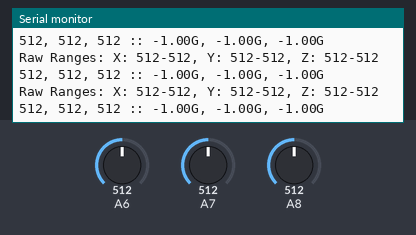
A sketch run on a simulated Arduino Mega 2560, built with avr-gcc and run on an emulated ATmega2560. On the bench: the last lines printed to the serial monitor. The inputs (shaded band) are chosen by the test bench; at power-on: A6 = 512, A8 = 512, A7 = 512.

Above: at 1.2 s.
1.3 s: A6 set to 982
At 1.95 s:
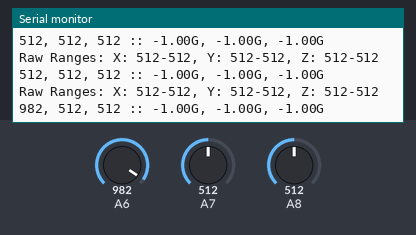
4.3 s: A6 set to 1014
At 4.61 s:
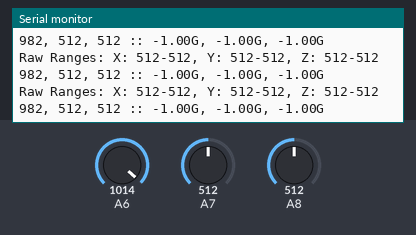
8.8 s: A8 set to 104
At 8.87 s:
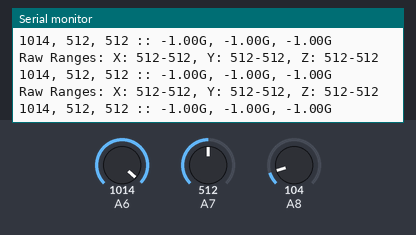
11.8 s: A8 set to 91
At 12.06 s:
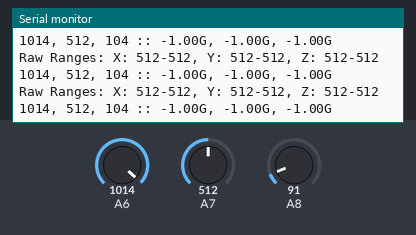
Timing chart, 0 to 14.3 s (numbered marks = the images above; inputs shaded):
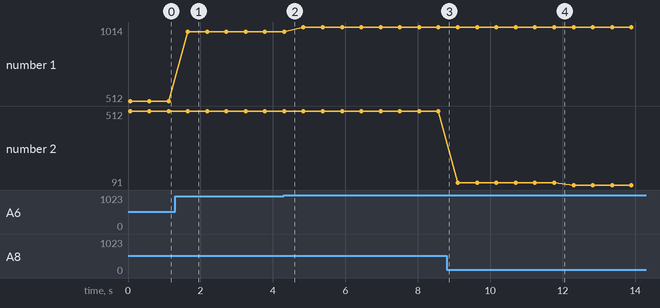

The sketch:

accelerometer-calibrate.ino
```cpp
const int xInput = A6;
const int yInput = A7;
const int zInput = A8;
const int buttonPin = 1;

// Raw Ranges:
// initialize to mid-range and allow calibration to
// find the minimum and maximum for each axis
int xRawMin = 512;
int xRawMax = 512;

int yRawMin = 512;
int yRawMax = 512;

int zRawMin = 512;
int zRawMax = 512;

// Take multiple samples to reduce noise
const int sampleSize = 10;

void setup()
{
  //analogReference(AR_EXTERNAL);
  Serial.begin(9600);
}

void loop()
{
  int xRaw = ReadAxis(xInput);
  int yRaw = ReadAxis(yInput);
  int zRaw = ReadAxis(zInput);
  int input = Serial.read();

  switch(input) {
    case 'x':
      AutoCalibrate(xRaw, yRaw, zRaw);
      break;
    case 'y':
      AutoCalibrate(xRaw, yRaw, zRaw);
      break;
    case 'z':
      AutoCalibrate(xRaw, yRaw, zRaw);
      break;
    default:

    break;
  }
  Serial.print("Raw Ranges: X: ");
  Serial.print(xRawMin);
  Serial.print("-");
  Serial.print(xRawMax);

  Serial.print(", Y: ");
  Serial.print(yRawMin);
  Serial.print("-");
  Serial.print(yRawMax);

  Serial.print(", Z: ");
  Serial.print(zRawMin);
  Serial.print("-");
  Serial.print(zRawMax);
  Serial.println();
  Serial.print(xRaw);
  Serial.print(", ");
  Serial.print(yRaw);
  Serial.print(", ");
  Serial.print(zRaw);

  // Convert raw values to 'milli-Gs"
  long xScaled = map(xRaw, xRawMin, xRawMax, -1000, 1000);
  long yScaled = map(yRaw, yRawMin, yRawMax, -1000, 1000);
  long zScaled = map(zRaw, zRawMin, zRawMax, -1000, 1000);

  // re-scale to fractional Gs
  float xAccel = xScaled / 1000.0;
  float yAccel = yScaled / 1000.0;
  float zAccel = zScaled / 1000.0;

  Serial.print(" :: ");
  Serial.print(xAccel);
  Serial.print("G, ");
  Serial.print(yAccel);
  Serial.print("G, ");
  Serial.print(zAccel);
  Serial.println("G");

  delay(500);
}

//
// Read "sampleSize" samples and report the average
//
int ReadAxis(int axisPin)
{
  long reading = 0;
  analogRead(axisPin);
  delay(1);
  for (int i = 0; i < sampleSize; i++)
  {
    reading += analogRead(axisPin);
  }
  return reading/sampleSize;
}

//
// Find the extreme raw readings from each axis
//
void AutoCalibrate(int xRaw, int yRaw, int zRaw)
{
  Serial.println("Calibrate");
  if (xRaw < xRawMin)
  {
    xRawMin = xRaw;
  }
  if (xRaw > xRawMax)
  {
    xRawMax = xRaw;
  }

  if (yRaw < yRawMin)
  {
    yRawMin = yRaw;
  }
  if (yRaw > yRawMax)
  {
    yRawMax = yRaw;
  }

  if (zRaw < zRawMin)
  {
    zRawMin = zRaw;
  }
  if (zRaw > zRawMax)
  {
    zRawMax = zRaw;
  }
}
```

Measured:
- after the input at 1.3 s, the serial monitor: prints a new line after 0.35 s (image 1)
- plotted number 1: 512 → 982 after the input at 1.3 s, 982 → 1014 after the input at 4.3 s
- plotted number 2: 512 → 104 after the input at 8.8 s, 104 → 91 after the input at 11.8 s
